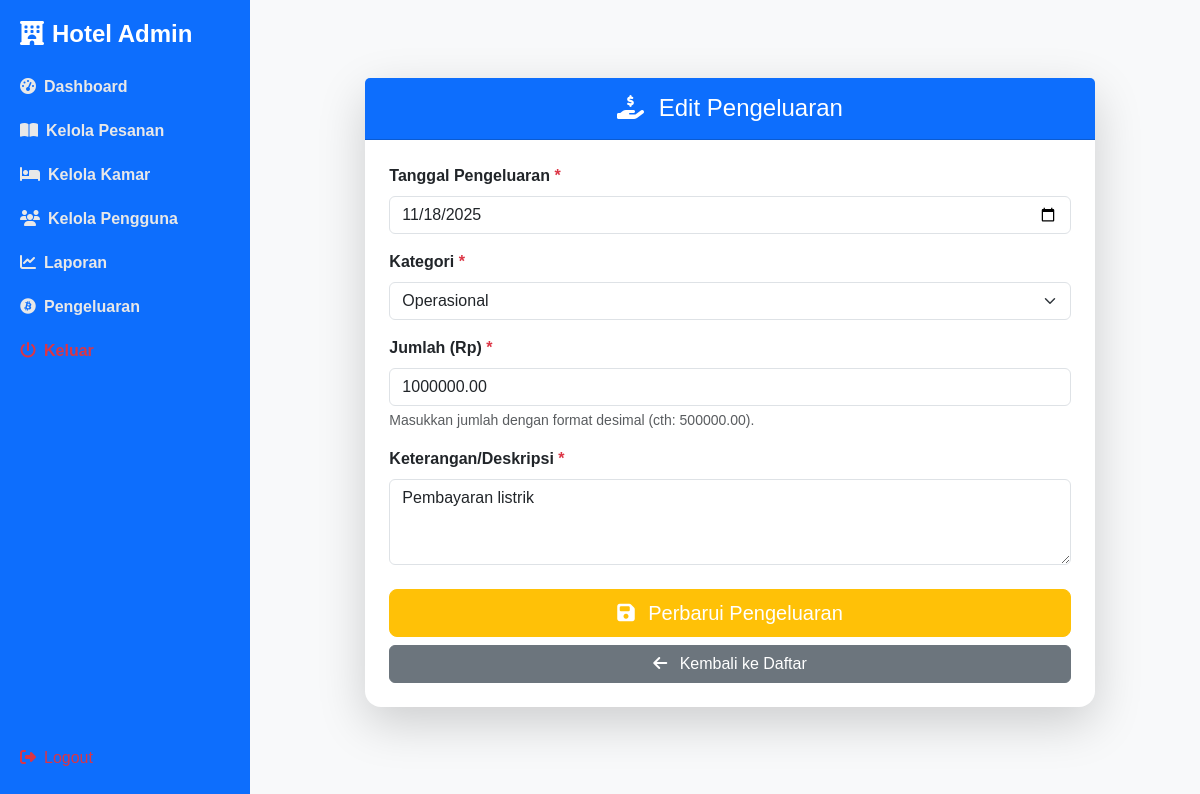
The app's page /admin/pengeluaran.php?action=edit&id=2 (signed in) with its own data.
### tables this page shows
CREATE TABLE `pengeluaran` (
  `id` int NOT NULL,
  `tanggal` date DEFAULT NULL,
  `keterangan` varchar(255) DEFAULT NULL,
  `jumlah` decimal(10,2) DEFAULT NULL,
  `kategori` varchar(100) DEFAULT NULL,
  `user_id` int DEFAULT NULL
);

### admin/pengeluaran.php (the view, shortened to what this page needs)
<?php
include '../koneksi.php';
$user_id = isset($_SESSION['user_id']) ? $_SESSION['user_id'] : 1;
$kategori_list = ['Operasional', 'Gaji Karyawan', 'Perawatan & Perbaikan', 'Pembelian Inventaris', 'Pemasaran', 'Lain-lain'];
$action = $_GET['action'] ?? 'read';
$id_edit = $_GET['id'] ?? null;
$tanggal = date('Y-m-d');
$keterangan = '';
$jumlah = '';
$kategori = '';
$halaman_judul = "Daftar Pengeluaran";
$tombol_aksi_text = "Simpan Pengeluaran Baru";
if ($action === 'add' || $action === 'edit') {
    $halaman_judul = ($action === 'add') ? "Tambah Pengeluaran Baru" : "Edit Pengeluaran";
    $tombol_aksi_text = ($action === 'add') ? "Simpan Pengeluaran Baru" : "Perbarui Pengeluaran";
    if ($action === 'edit' && $id_edit) {
        $query_select = "SELECT tanggal, keterangan, jumlah, kategori FROM pengeluaran WHERE id = ? AND user_id = ?";
        if ($stmt = $koneksi->prepare($query_select)) {
            $stmt->bind_param("ii", $id_edit, $user_id);
            $stmt->execute();
            $result = $stmt->get_result();
            if ($result->num_rows === 1) {
                $pengeluaran = $result->fetch_assoc();
                $tanggal = $pengeluaran['tanggal'];
                $keterangan = $pengeluaran['keterangan'];
                $jumlah = $pengeluaran['jumlah'];
                $kategori = $pengeluaran['kategori'];
            } else {
                $_SESSION['message'] = "<div class='alert alert-danger'>Data pengeluaran tidak ditemukan.</div>";
                header('Location: pengeluaran.php');
                exit;
            }
        }
    }
}
$pengeluaran_data = [];
$total_pengeluaran = 0;
?>
<!DOCTYPE html>
<html lang="id">
<head>
    <link href="https://cdn.jsdelivr.net/npm/bootstrap@5.3.2/dist/css/bootstrap.min.css" rel="stylesheet">
    <link rel="stylesheet" href="https://cdnjs.cloudflare.com/ajax/libs/font-awesome/6.4.0/css/all.min.css">
    <link rel="stylesheet" href="../assets/css/admin-style.css">
</head>
<body class="bg-light">
    <?php include "sidebar.php" ?>
    <div class="mt-5 content">
        <div class="row justify-content-center">
            <div class="col-lg-10 col-md-12">
                <div class="card shadow-lg border-0">
                    <div class="card-header bg-primary text-white text-center py-3">
                        <h4 class="mb-0"><i class="fas fa-hand-holding-usd me-2"></i> <?= $halaman_judul ?></h4>
                    </div>
                    <div class="card-body p-4">
                        <?php if ($action === 'read'):
                        ?>
                            <div class="d-flex justify-content-between mb-3 align-items-center">
                                <a href="pengeluaran.php?action=add" class="btn btn-primary">
                                    <i class="fas fa-plus me-1"></i> Tambah Pengeluaran Baru
                                </a>
                                <div class="alert alert-info py-2 px-3 m-0">
                                    **Total Pengeluaran:** **Rp <?= number_format($total_pengeluaran, 2, ',', '.') ?>**
                                </div>
                            </div>
                            <div class="table-responsive">
                                <table class="table table-striped table-hover">
                                    <thead class="table-dark">
                                        <tr>
                                            <th>#</th>
                                            <th>Tanggal</th>
                                            <th>Kategori</th>
                                            <th>Keterangan</th>
                                            <th class="text-end">Jumlah (Rp)</th>
                                            <th class="text-center">Aksi</th>
                                        </tr>
                                    </thead>
                                    <tbody>
                                        <?php if (count($pengeluaran_data) > 0): ?>
                                            <?php $no = 1;
                                            foreach ($pengeluaran_data as $data): ?>
                                                <tr>
                                                    <td><?= $no++ ?></td>
                                                    <td><?= date('d-m-Y', strtotime($data['tanggal'])) ?></td>
                                                    <td><span class="badge bg-secondary"><?= htmlspecialchars($data['kategori']) ?></span></td>
                                                    <td><?= htmlspecialchars($data['keterangan']) ?></td>
                                                    <td class="text-end"><?= number_format($data['jumlah'], 2, ',', '.') ?></td>
                                                    <td class="text-center">
                                                        <a href="pengeluaran.php?action=edit&id=<?= $data['id'] ?>" class="btn btn-sm btn-warning me-2 text-white" title="Edit">
                                                            <i class="fas fa-edit"></i>
                                                        </a>
                                                        <a href="pengeluaran.php?action=delete&id=<?= $data['id'] ?>" class="btn btn-sm btn-danger" title="Hapus"
                                                            onclick="return confirm('Apakah Anda yakin ingin menghapus pengeluaran ini?')">
                                                            <i class="fas fa-trash-alt"></i>
                                                        </a>
                                                    </td>
                                                </tr>
                                            <?php endforeach; ?>
                                        <?php else: ?>
                                            <tr>
                                                <td colspan="6" class="text-center">Belum ada data pengeluaran yang tercatat.</td>
                                            </tr>
                                        <?php endif; ?>
                                    </tbody>
                                </table>
                            </div>
                        <?php elseif ($action === 'add' || $action === 'edit'):
                        ?>
                            <form method="POST" action="pengeluaran.php?action=<?= $action ?><?= ($action === 'edit') ? '&id=' . htmlspecialchars($id_edit) : '' ?>">
                                <div class="mb-3">
                                    <label for="tanggal" class="form-label fw-bold">Tanggal Pengeluaran <span class="text-danger">*</span></label>
                                    <input type="date" class="form-control" id="tanggal" name="tanggal"
                                        value="<?= htmlspecialchars($tanggal) ?>" required>
                                </div>
                                <div class="mb-3">
                                    <label for="kategori" class="form-label fw-bold">Kategori <span class="text-danger">*</span></label>
                                    <select class="form-select" id="kategori" name="kategori" required>
                                        <?php foreach ($kategori_list as $kat): ?>
                                            <option value="<?= htmlspecialchars($kat) ?>"
                                                <?= ($kategori === $kat) ? 'selected' : '' ?>>
                                                <?= htmlspecialchars($kat) ?>
                                            </option>
                                        <?php endforeach; ?>
                                    </select>
                                </div>
                                <div class="mb-3">
                                    <label for="jumlah" class="form-label fw-bold">Jumlah (Rp) <span class="text-danger">*</span></label>
                                    <input type="number" class="form-control" id="jumlah" name="jumlah"
                                        step="0.01" min="0.01" placeholder="Cth: 500000.00"
                                        value="<?= htmlspecialchars($jumlah) ?>" required>
                                    <div class="form-text">Masukkan jumlah dengan format desimal (cth: 500000.00).</div>
                                </div>
                                <div class="mb-3">
                                    <label for="keterangan" class="form-label fw-bold">Keterangan/Deskripsi <span class="text-danger">*</span></label>
                                    <textarea class="form-control" id="keterangan" name="keterangan" rows="3"
                                        placeholder="Contoh: Pembelian perlengkapan kebersihan kamar" required><?= htmlspecialchars($keterangan) ?></textarea>
                                </div>
                                <div class="d-grid mt-4">
                                    <button type="submit" name="submit_pengeluaran" class="btn btn-<?= ($action === 'add') ? 'primary' : 'warning text-white' ?> btn-lg">
                                        <i class="fas fa-save me-2"></i> <?= $tombol_aksi_text ?>
                                    </button>
                                    <a href="pengeluaran.php" class="btn btn-secondary mt-2">
                                        <i class="fas fa-arrow-left me-2"></i> Kembali ke Daftar
                                    </a>
                                </div>
                            </form>
                        <?php endif; ?>
                    </div>
                </div>
            </div>
        </div>
    </div>
</body>
</html>

### assets/css/admin-style.css (style rules this page uses)
:root { --main-bg-color: #f8f9fa; --main-text-color: #000; --primary-color: #0d6efd; --secondary-color: #dee2e6; }
body { background-color: #f8f9fb; font-family: 'Poppins', sans-serif; }
.card { border: none; border-radius: 1rem; }
.content { margin-left: 260px; padding: 30px; }

### records on screen
pengeluaran: tanggal "11/18/2025", kategori "Operasional", jumlah "1000000.00", keterangan "Pembayaran listrik"

### other values on screen
$halaman_judul "Edit Pengeluaran"
$tombol_aksi_text "Perbarui Pengeluaran"
